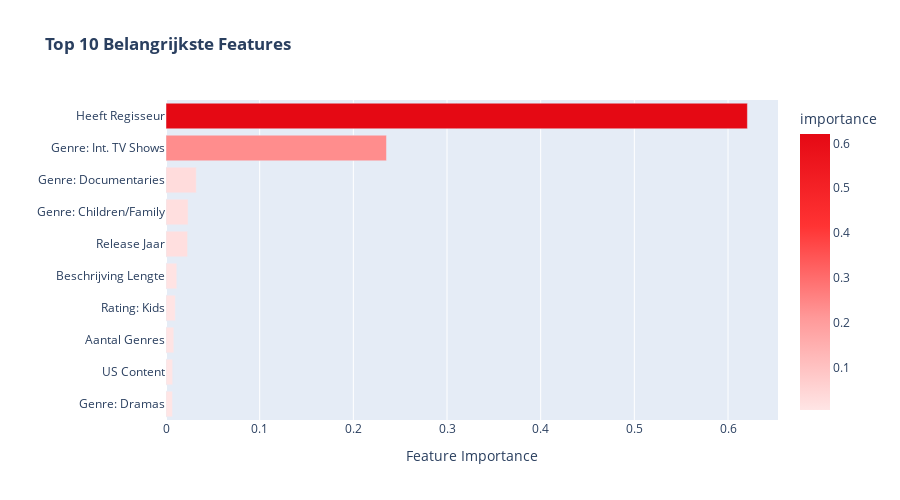

The code cell stored with this chart in its notebook:
### Code cell
# Interactieve Feature Importance met Plotly
fig = px.bar(
    feature_importance.tail(10),
    x='importance',
    y='label',
    orientation='h',
    color='importance',
    color_continuous_scale=['#FFE5E5', '#FF9999', '#FF3333', NETFLIX_RED],
    title='<b>Top 10 Belangrijkste Features</b>'
)

fig.update_layout(
    xaxis_title='Feature Importance',
    yaxis_title='',
    height=500,
    showlegend=False
)

fig.show()

### Figure 1 — Plotly figure (JSON) as saved in the notebook; plotly's stock layout.template omitted (floating-point values rounded to 4 significant figures)
{"data": [{"hovertemplate": "importance=%{marker.color}<br>label=%{y}<extra></extra>", "legendgroup": "", "marker": {"color": [0.006899, 0.007134, 0.008349, 0.009982, 0.01154, 0.02309, 0.02364, 0.03237, 0.2354, 0.6207], "coloraxis": "coloraxis", "pattern": {"shape": ""}}, "name": "", "orientation": "h", "showlegend": false, "textposition": "auto", "type": "bar", "x": [0.006899, 0.007134, 0.008349, 0.009982, 0.01154, 0.02309, 0.02364, 0.03237, 0.2354, 0.6207], "xaxis": "x", "y": ["Genre: Dramas", "US Content", "Aantal Genres", "Rating: Kids", "Beschrijving Lengte", "Release Jaar", "Genre: Children/Family", "Genre: Documentaries", "Genre: Int. TV Shows", "Heeft Regisseur"], "yaxis": "y"}], "layout": {"barmode": "relative", "coloraxis": {"colorbar": {"title": {"text": "importance"}}, "colorscale": [[0.0, "#FFE5E5"], [0.3333, "#FF9999"], [0.6667, "#FF3333"], [1.0, "#E50914"]]}, "height": 500, "legend": {"tracegroupgap": 0}, "showlegend": false, "title": {"text": "<b>Top 10 Belangrijkste Features</b>"}, "xaxis": {"anchor": "y", "domain": [0.0, 1.0], "title": {"text": "Feature Importance"}}, "yaxis": {"anchor": "x", "domain": [0.0, 1.0], "title": {"text": ""}}}}
